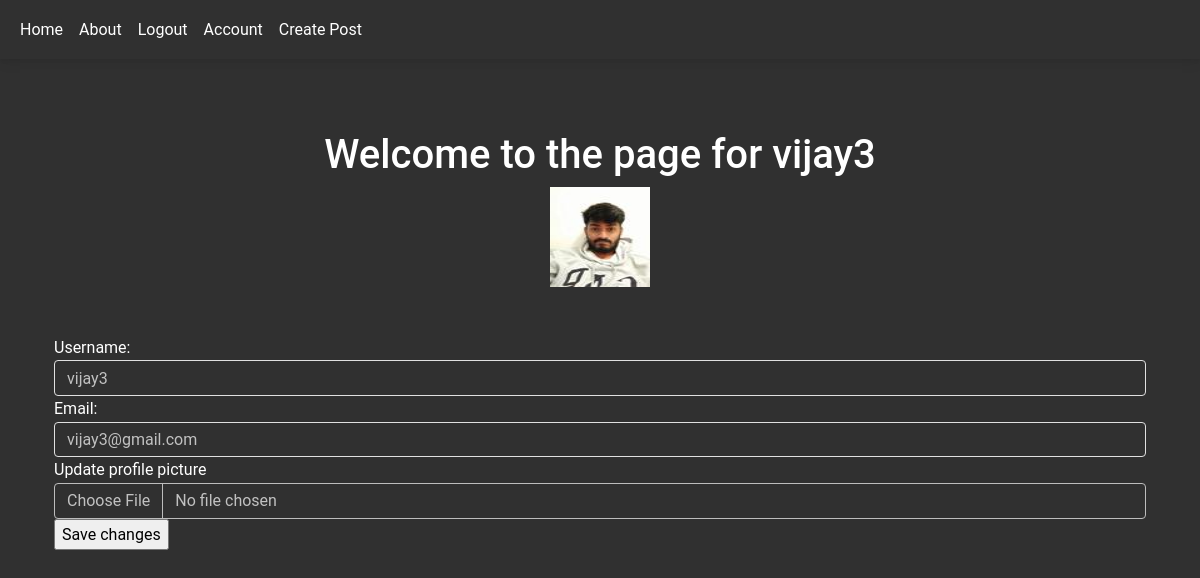
/account (signed in), run on the app's committed database.
### company_blog/models.py (models this page shows, shortened)
class User(db.Model, UserMixin):
    __tablename__ = 'users'
    id = db.Column(db.Integer, primary_key=True)
    username = db.Column(db.String(64), unique=True, index=True)
    email = db.Column(db.String(64), unique=True, index=True)
    profile_pic = db.Column(db.String(64), nullable = False, default='default_prof_pic.jpg')
    password_hash = db.Column(db.String(128))
    posts = db.relationship('BlogPost', backref = 'author', lazy = False)

### company_blog/users/views.py (the view)
@users.route('/account', methods=['GET', 'POST'])
@login_required
def account():
    form = UpdateUserForm()
    if form.validate_on_submit():
        if form.profile_pic.data:
            print(f'inside if prifile\.pic')
            username = current_user.username
            pic = add_profile_pic(form.profile_pic.data, username)
            current_user.profile_pic = pic
        current_user.email = form.email.data
        current_user.username = form.username.data
        db.session.commit()
    elif request.method == 'GET':
        form.username.data = current_user.username
        form.email.data = current_user.email
    profile_pic = url_for('static', filename ='profile_pics/'+current_user.profile_pic)
    return render_template('account.html', form=form, profile_pic=profile_pic)

### company_blog/users/forms.py (shortened to what this page needs)
class UpdateUserForm(FlaskForm):
    username = StringField('Username:', validators=[DataRequired()])
    email = EmailField('Email:', validators=[Email(),DataRequired()])
    profile_pic = FileField('Update profile picture', validators=[FileAllowed(['jpg', 'jgep', 'png', 'gif'])])
    submit = SubmitField('Save changes')

### company_blog/models.py (called while the page is built)
@login_manager.user_loader
def load_user(user_id):
    return User.query.get(user_id)

### company_blog/templates/account.html (shortened to what this page needs)
{% extends 'base.html' %}
{% block content %}
<div class="mt-4 p-5   rounded">
    <div align = 'center'>
        <h1>Welcome to the page for {{current_user.username}}</h1>
        <img width="100px" height="100px" alt="default profile pic" src="{{url_for('static', filename='profile_pics/'+current_user.profile_pic)}}">
    </div>
</div>
<div class="container">
    <form method="POST" action="" enctype="multipart/form-data">
        <div class="form-group">
            {{form.username.label(class="form-group")}}
            {{form.username(class="form-control")}}
        </div>
        <div class="form-group">
            {{form.email.label}}
            {{form.email(class="form-control")}}
        </div>
        <div class="form-group">
            {{form.profile_pic.label}}
            {{form.profile_pic(class="form-control")}}
        </div>
        <div class="form-group">
            {{form.submit()}}
        </div>
    </form>
</div>
{% endblock %}

### data on the page
User: username "vijay3", profile_pic (picture), email "vijay3@gmail.com"
